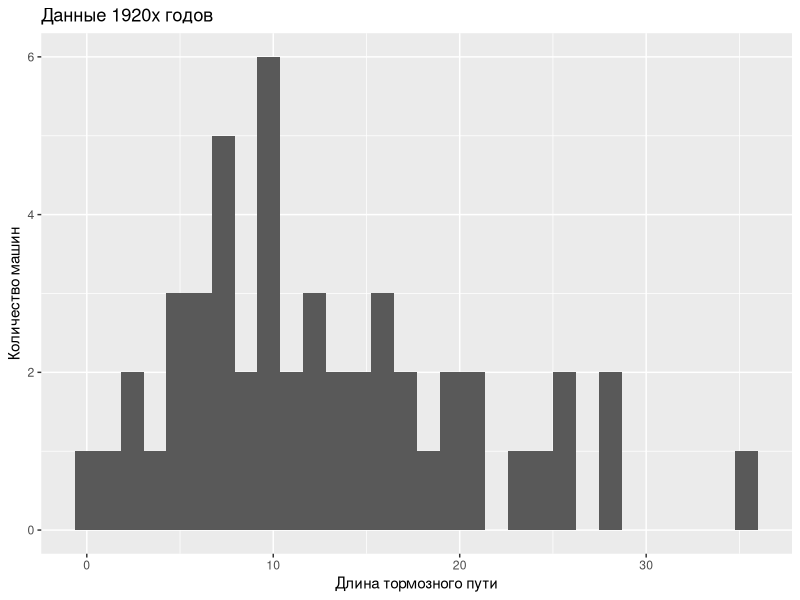
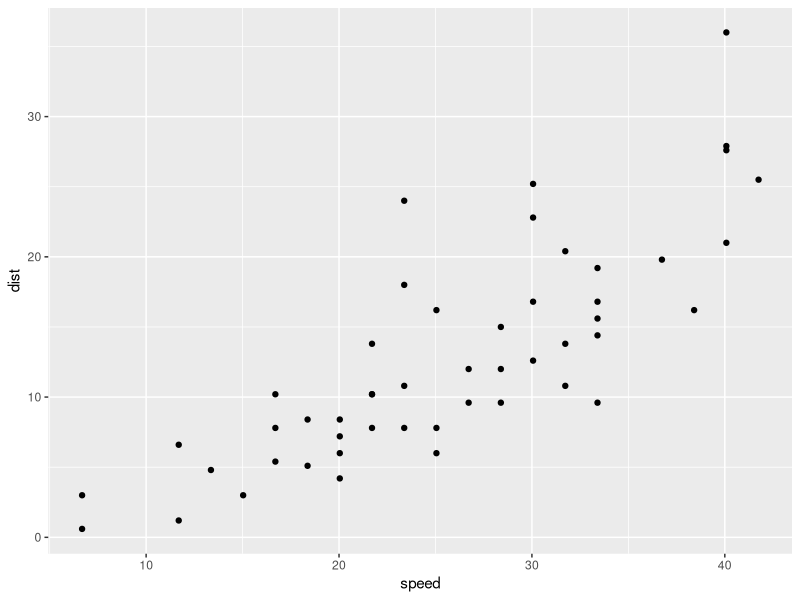
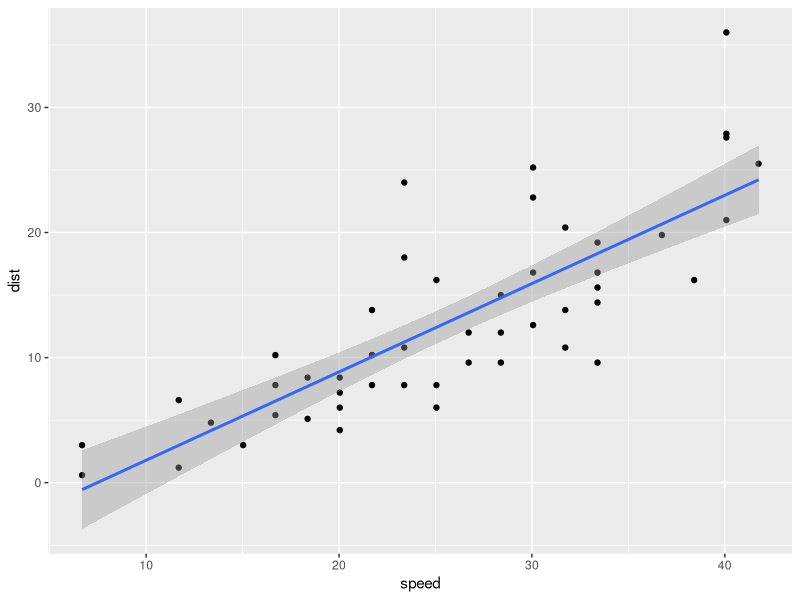
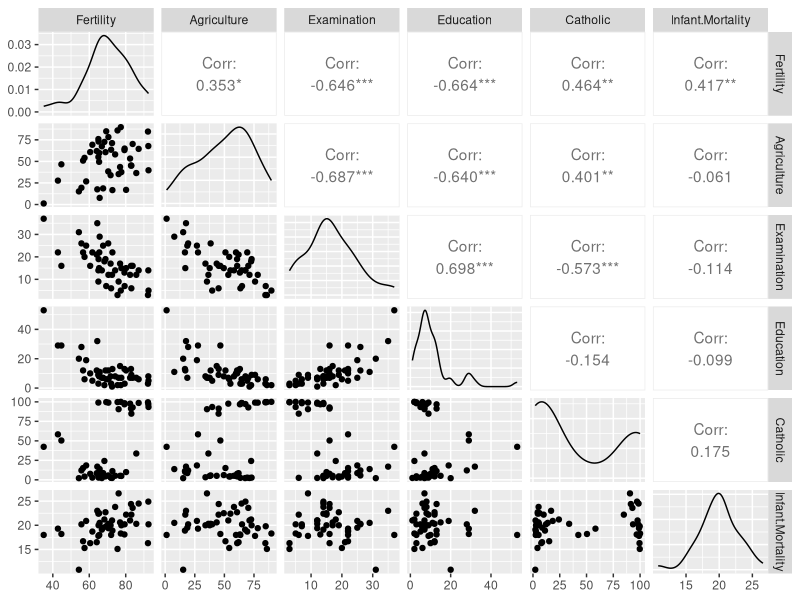

R code for these plots, in order:
library("dplyr") # обработка данных
library("ggplot2") #визуализация
library("GGally") #матрица диаграм рассеивания
library("psych") #описательные статистики

d <- cars
glimpse(d)
help(cars)
head(d)
tail(d)
describe(d)
ncol(d)
nrow(d)
str(d)


mean(d$speed)
# change value
d2 <- mutate(d, speed=1.67*speed,
             dist=0.3*dist, ratio=dist/speed)

glimpse(d2)
# visualization
qplot(data=d2, dist, xlab="Длина тормозного пути", ylab = "Количество машин", main = "Данные 1920х годов")

qplot(data=d2, speed, dist)

# если много переменных, то через +
model <- lm(data=d2, dist~speed)
model

beta_hat <- coef(model)
beta_hat

eps <- residuals(model)
eps
y <- d2$dist
y_hat<-fitted(model)

RSS <-deviance(model)
RSS
TSS <- sum((y-mean(y))^2)
TSS
ESS <- TSS - RSS
ESS
R2 <- ESS/TSS
R2
cor(y,y_hat)^2
X <- model.matrix(model)
X

nd <- data.frame(speed=c(40,60))
nd
predict(model, nd)

qplot(data=d2, speed, dist) + stat_smooth(method="lm")

# another data
t <- swiss
summary(t)
glimpse(t)
describe(t)

ggpairs(t)
model2 <- lm(data=t, Fertility~Agriculture 
             + Education+Catholic)
model2
#y^
fitted(model2)
#eps
residuals(model2)
#RSS
deviance(model2)

report <- summary(model2)
report
report$r.squared

cor(t$Fertility, fitted(model2))^2

nd2 <- data.frame(Agriculture=0.5, Catholic=0.5, Education=20)
predict(model2,nd2)

rm(list = ls())
